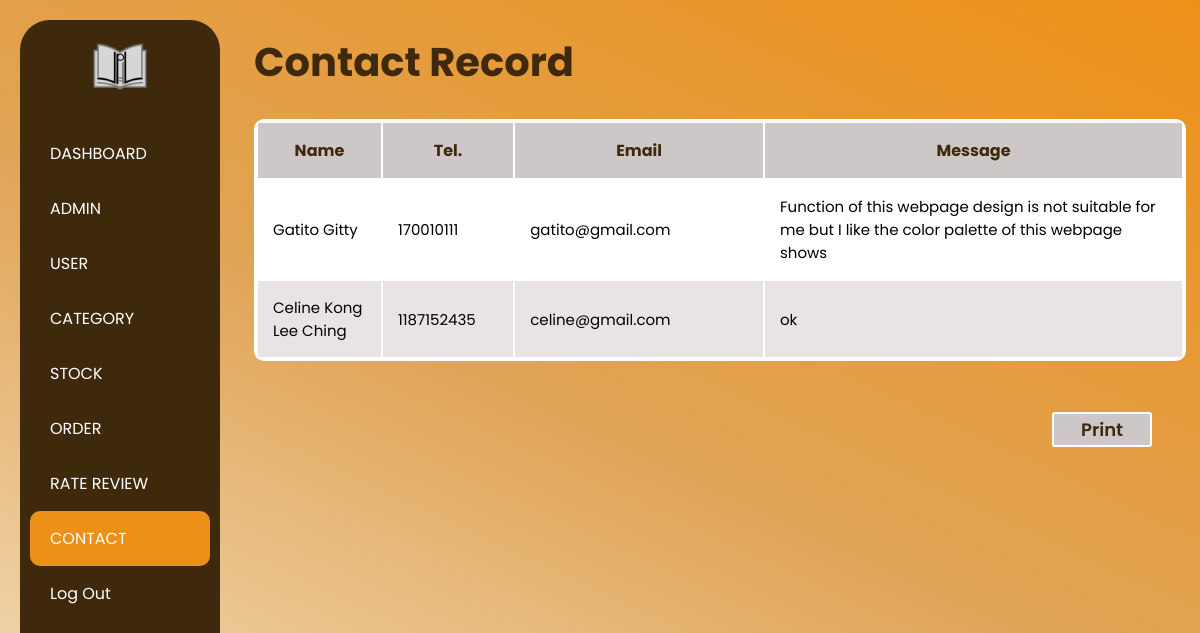
The app's page /Employee/Contact_Record/Contact_Record.php with its own data.
### tables this page shows
CREATE TABLE `contact_record` (
  `ContactID` int(4) NOT NULL,
  `Username` varchar(255) NOT NULL,
  `Contact_Number` int(12) NOT NULL,
  `UserEmail` varchar(255) NOT NULL,
  `Message` text DEFAULT NULL
);

### Employee/Contact_Record/Contact_Record.php (the view, shortened to what this page needs)
<?php include('../../connection.php')?>
<!DOCTYPE html>
<html lang="en">
    <head>
        <link href="" rel="stylesheet">
        <link rel="stylesheet" href="Contact_Record.css">
    </head>
    <body>
        <div class="selection">
            <div class="Logo">
                <img src="Logo.png" />
            </div>
            <div class="bar">
                <ul>
                    <li><a href="../Employee_Home_Page/Home_Page_EMP.php">DASHBOARD</a></li>
                    <li><a href="../Manage_Staff/Manage_Staff.php">ADMIN</a></li>
                    <li><a href="../Manage_USER/Manage_USER.php">USER</a></li>
                    <li><a href="../Manage_Category/Category.php">CATEGORY</a></li>
                    <li><a href="../Stock/stock.php">STOCK</a></li>
                    <li><a href="../Manage_Order/Manage_Order.php">ORDER</a></li>
                    <li><a href="../Rate_Review/Rate_Review.php">RATE REVIEW</a></li>
                    <li class="active"><a href="../Contact_Record/Contact_Record.php">CONTACT</a></li>
                    <li><a href="../../User/Landing_Page/Landing.php">Log Out</a></li>
                </ul>
            </div>
        </div>
        <fieldset>
            <h1>Contact Record</h1>
                <div class="table">
                    <table>
                        <thead>
                            <tr>
                                <th class="name">Name</th>
                                <th class="tel">Tel.</th>
                                <th class="email">Email</th>
                                <th class="message">Message</th>
                            </tr>
                        </thead>
                        <tbody>
                            <?php
                                $query = "SELECT Username, Contact_Number, UserEmail, Message FROM contact_record ";
                                $result = mysqli_query($connect, $query);
                                if ($result && mysqli_num_rows($result) > 0) {
                                while ($row = mysqli_fetch_assoc($result)) {
                                    echo '<tr>';
                                    echo '<td class="name">' . $row['Username'] . '</td>';
                                    echo '<td class="tel">' . $row['Contact_Number'] . '</td>';
                                    echo '<td class="email">' . $row['UserEmail'] . '</td>';
                                    echo '<td class="message">' . $row['Message'] . '</td>';
                                    echo '</tr>';
                                }
                            }
                            ?>
                        </tbody>
                    </table>
                </div>
            <fieldset>
            <div class="print">
                <button onclick="printRate()">Print</button>
            </div>
            </body>
        </html>

### Employee/Contact_Record/Contact_Record.css (style rules this page uses)
* { font-family: 'Poppins'; }
body { margin: 0; display: flex; background:linear-gradient(25deg, #f6e7ca, #e0a456,#ed9017); }
.selection { width: 200px; background-color: #3f290d; color: white; height: 100vh; display: flex; flex-direction: column; align-items: center; padding: 10px 0px; border-radius: 30px; margin: 20px; padding-right: 10px; padding-left: 10px; }
.Logo img { padding: 10px 3px; float: left; display: flex; height: 60px; }
.selection ul { list-style: none; padding: 0; width: 100%; }
.selection ul li { width: 180px; }
.selection ul li a { display: block; padding: 15px 20px; color: white; text-decoration: none; width: 100%; box-sizing: border-box; }
.selection ul li.active a, .selection ul li a:hover { background-color: #ed9017; color: white; border-radius: 10px; }
h1 { color: #3f290d; font-size: 40px; }
fieldset { border: transparent; }
table { background-color: white; border-radius: 5px; }
.table { border: 2px solid white; border-radius: 10px; }
th { color: #3f290d; text-align: center; padding: 15px; background-color: #cec7c7; }
.name { width: 150px; }
.tel { width: 130px; }
.email { width: 320px; }
.message { width: 800px; }
td { padding: 15px; font-size: 15px; }
tbody tr { background-color: white; }
tbody tr:nth-child(even) { background-color:#e9e3e3; }
div.print { margin-top: 25px; padding: 20px; display: flex; justify-content: flex-end; }
button { height: 35px; width: 100px; font-size: 18px; border-radius: 3px; background-color: #cec7c7; border: 2px white solid; font-weight: 600; color: #3f290d; }

### records on screen
contact_record: Username "Gatito Gitty", Contact_Number "170010111", UserEmail "gatito@gmail.com", Message "Function of this webpage design is not suitable for me but I like the color palette of this webpage shows"
contact_record: Username "Celine Kong Lee Ching", Contact_Number "1187152435", UserEmail "celine@gmail.com", Message "ok"
